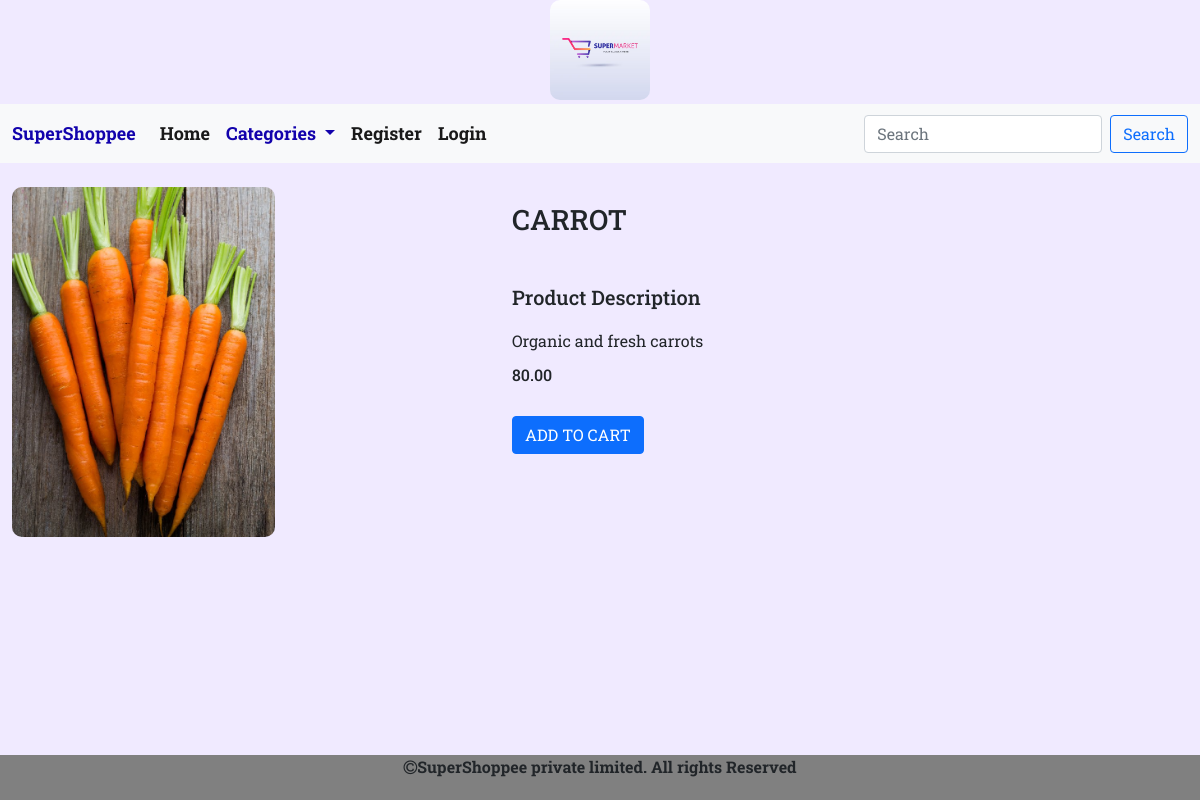
The page /detail/Carrot on the database its author committed.
### shop/models.py (models this page shows, shortened)
class Product(models.Model):
    pname =models.CharField(max_length=200)
    description=models.TextField()
    image = models.ImageField(upload_to='shop/product', null=True, blank=True)
    price=models.DecimalField(max_digits=10,decimal_places=2)
    category=models.ForeignKey(Category,on_delete=models.CASCADE)
    stock=models.IntegerField()
    available=models.BooleanField(default=True)
    created=models.DateTimeField(auto_now_add=True)
    updated=models.DateTimeField(auto_now=True)

### shop/views.py (the view)
# urls.py: path('detail/<p>',views.detail,name="detail")
def detail(request,p):
    d=Product.objects.get(pname=p)
    return render(request,'detail.html',{'d':d})

### cart/context_processors.py (called while the page is built, shortened)
def counter(request):
    item_count=0
    return{'count':item_count}

### shop/context_processors.py (called while the page is built)
def menu_links(request):
    links=Category.objects.all()
    return {'links':links}

### templates/detail.html
<!DOCTYPE html>
{% extends 'base.html' %}
{% load static %}
{% block content %}
<div class="container-fluid mt-4">
    <div class="row">
        <div class="col-sm-5">
            <img src="{{d.image.url}}" height="350px width=370px">
        </div>
        <div class="col-sm-5 mt-3">
            <h3 class="text-uppercase mb-5">{{d.pname}}</h3>
            <h5 class="mb-3">Product Description</h5>
            <p class="mb-2" style="text-align:justify;line-height:2">{{d.description}}</p>
            <h6>{{d.price}}</h6>
            {% if user.is_superuser != True %}
            {% if d.stock <= 0 %}
            <h4 class="mt-5">OUT OF STOCK</h4>
            {% else %}
            <a href="{% url 'cart:add_to_cart' d.pname %}" class="btn btn-primary mt-4">ADD TO CART</a>
            {% endif %}
            {% else %}
            {% if d.stock <= 0 %}
            <a href="{% url 'admin:index' %}" class="btn btn-primary mt-4">ADD STOCK</a>
            {% endif %}{% endif %}
        </div>
    </div>
</div>
{% endblock %}

### static/css/style.css (style rules this page uses)
body { background-color: #f0eaff; font-family: 'Roboto Slab', serif; }
img { border-radius: 10px; }

### rows shown on the page
Product: image (picture), pname "CARROT", description "Organic and fresh carrots", price "80.00"
